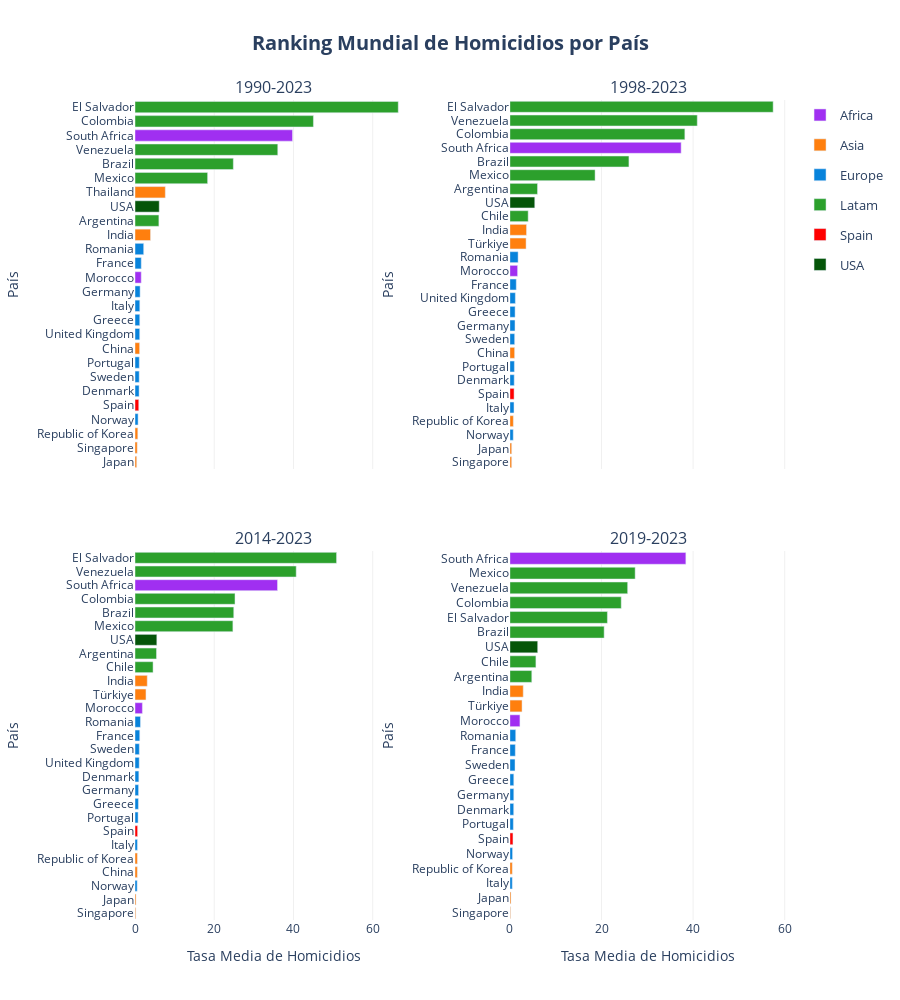

The notebook cell saved with this chart:
### Markdown cell above
## Rankings

### Code cell
barplot(
    df = df_ranking_combined['country'], 
    x='mean_homicides_rate', 
    y='Country', 
    height=1000,
    orientation='h', 
    color='Region_2',
    facet_col='Periodo',
    cols_wrap=2, 
    barmode='relative',
    color_discrete_map=COLOR_MAP['Region_2'], 
    hover_data=HOVER_DATA['ranking_country'], 
    labels=LABELS['ranking'],
    hovertemplate=HOVER_TEMPLATES['ranking_country'],
    title=f"Ranking Mundial de Homicidios por País",
    plot_save_path=os.path.join(PROJECT_PATH, 'plots', PLOT_FILENAME['ranking_country']), 
    show=True
    )

### Figure 1 — Plotly figure (JSON) as saved in the notebook; plotly's stock layout.template omitted (floating-point values rounded to 4 significant figures)
{"data": [{"cliponaxis": false, "customdata": [["Africa"], ["Africa"]], "hovertemplate": "<b style='font-size: 14px'>%{y}</b><br><br><b>Región:</b> %{customdata[0]}<br><b>Tasa Media de Homicidios:</b> %{x:.2f}<br><extra></extra>", "legendgroup": "Africa", "marker": {"color": "#a02ff1", "pattern": {"shape": ""}}, "name": "Africa", "orientation": "h", "showlegend": true, "textangle": 0, "textfont": {"size": 12}, "textposition": "outside", "type": "bar", "x": [1.57, 39.76], "xaxis": "x", "y": ["Morocco", "South Africa"], "yaxis": "y"}, {"cliponaxis": false, "customdata": [["Asia"], ["Asia"], ["Asia"], ["Asia"], ["Asia"], ["Asia"]], "hovertemplate": "<b style='font-size: 14px'>%{y}</b><br><br><b>Región:</b> %{customdata[0]}<br><b>Tasa Media de Homicidios:</b> %{x:.2f}<br><extra></extra>", "legendgroup": "Asia", "marker": {"color": "#ff7f0e", "pattern": {"shape": ""}}, "name": "Asia", "orientation": "h", "showlegend": true, "textangle": 0, "textfont": {"size": 12}, "textposition": "outside", "type": "bar", "x": [1.16, 3.92, 0.43, 0.71, 0.56, 7.65], "xaxis": "x", "y": ["China", "India", "Japan", "Republic of Korea", "Singapore", "Thailand"], "yaxis": "y"}, {"cliponaxis": false, "customdata": [["Europe"], ["Europe"], ["Europe"], ["Europe"], ["Europe"], ["Europe"], ["Europe"], ["Europe"], ["Europe"], ["Europe"]], "hovertemplate": "<b style='font-size: 14px'>%{y}</b><br><br><b>Región:</b> %{customdata[0]}<br><b>Tasa Media de Homicidios:</b> %{x:.2f}<br><extra></extra>", "legendgroup": "Europe", "marker": {"color": "#0883db", "pattern": {"shape": ""}}, "name": "Europe", "orientation": "h", "showlegend": true, "textangle": 0, "textfont": {"size": 12}, "textposition": "outside", "type": "bar", "x": [1.03, 1.58, 1.29, 1.2, 1.21, 0.78, 1.08, 2.19, 1.06, 1.19], "xaxis": "x", "y": ["Denmark", "France", "Germany", "Greece", "Italy", "Norway", "Portugal", "Romania", "Sweden", "United Kingdom"], "yaxis": "y"}, {"cliponaxis": false, "customdata": [["Latam"], ["Latam"], ["Latam"], ["Latam"], ["Latam"], ["Latam"]], "hovertemplate": "<b style='font-size: 14px'>%{y}</b><br><br><b>Región:</b> %{customdata[0]}<br><b>Tasa Media de Homicidios:</b> %{x:.2f}<br><extra></extra>", "legendgroup": "Latam", "marker": {"color": "#2ca02c", "pattern": {"shape": ""}}, "name": "Latam", "orientation": "h", "showlegend": true, "textangle": 0, "textfont": {"size": 12}, "textposition": "outside", "type": "bar", "x": [6.03, 24.82, 45.04, 66.45, 18.33, 36.04], "xaxis": "x", "y": ["Argentina", "Brazil", "Colombia", "El Salvador", "Mexico", "Venezuela"], "yaxis": "y"}, {"cliponaxis": false, "customdata": [["Spain"]], "hovertemplate": "<b style='font-size: 14px'>%{y}</b><br><br><b>Región:</b> %{customdata[0]}<br><b>Tasa Media de Homicidios:</b> %{x:.2f}<br><extra></extra>", "legendgroup": "Spain", "marker": {"color": "#FF0000", "pattern": {"shape": ""}}, "name": "Spain", "orientation": "h", "showlegend": true, "textangle": 0, "textfont": {"size": 12}, "textposition": "outside", "type": "bar", "x": [0.95], "xaxis": "x", "y": ["Spain"], "yaxis": "y"}, {"cliponaxis": false, "customdata": [["USA"]], "hovertemplate": "<b style='font-size: 14px'>%{y}</b><br><br><b>Región:</b> %{customdata[0]}<br><b>Tasa Media de Homicidios:</b> %{x:.2f}<br><extra></extra>", "legendgroup": "USA", "marker": {"color": "#055509", "pattern": {"shape": ""}}, "name": "USA", "orientation": "h", "showlegend": true, "textangle": 0, "textfont": {"size": 12}, "textposition": "outside", "type": "bar", "x": [6.12], "xaxis": "x", "y": ["USA"], "yaxis": "y"}, {"cliponaxis": false, "customdata": [["Africa"], ["Africa"]], "hovertemplate": "<b style='font-size: 14px'>%{y}</b><br><br><b>Región:</b> %{customdata[0]}<br><b>Tasa Media de Homicidios:</b> %{x:.2f}<br><extra></extra>", "legendgroup": "Africa", "marker": {"color": "#a02ff1", "pattern": {"shape": ""}}, "name": "Africa", "orientation": "h", "showlegend": false, "textangle": 0, "textfont": {"size": 12}, "textposition": "outside", "type": "bar", "x": [1.68, 37.39], "xaxis": "x2", "y": ["Morocco", "South Africa"], "yaxis": "y2"}, {"cliponaxis": false, "customdata": [["Asia"], ["Asia"], ["Asia"], ["Asia"], ["Asia"], ["Asia"]], "hovertemplate": "<b style='font-size: 14px'>%{y}</b><br><br><b>Región:</b> %{customdata[0]}<br><b>Tasa Media de Homicidios:</b> %{x:.2f}<br><extra></extra>", "legendgroup": "Asia", "marker": {"color": "#ff7f0e", "pattern": {"shape": ""}}, "name": "Asia", "orientation": "h", "showlegend": false, "textangle": 0, "textfont": {"size": 12}, "textposition": "outside", "type": "bar", "x": [1.03, 3.63, 0.39, 0.75, 0.39, 3.53], "xaxis": "x2", "y": ["China", "India", "Japan", "Republic of Korea", "Singapore", "Türkiye"], "yaxis": "y2"}, {"cliponaxis": false, "customdata": [["Europe"], ["Europe"], ["Europe"], ["Europe"], ["Europe"], ["Europe"], ["Europe"], ["Europe"], ["Europe"], ["Europe"]], "hovertemplate": "<b style='font-size: 14px'>%{y}</b><br><br><b>Región:</b> %{customdata[0]}<br><b>Tasa Media de Homicidios:</b> %{x:.2f}<br><extra></extra>", "legendgroup": "Europe", "marker": {"color": "#0883db", "pattern": {"shape": ""}}, "name": "Europe", "orientation": "h", "showlegend": false, "textangle": 0, "textfont": {"size": 12}, "textposition": "outside", "type": "bar", "x": [0.94, 1.39, 1.11, 1.13, 0.89, 0.73, 0.98, 1.79, 1.04, 1.19], "xaxis": "x2", "y": ["Denmark", "France", "Germany", "Greece", "Italy", "Norway", "Portugal", "Romania", "Sweden", "United Kingdom"], "yaxis": "y2"}, {"cliponaxis": false, "customdata": [["Latam"], ["Latam"], ["Latam"], ["Latam"], ["Latam"], ["Latam"], ["Latam"]], "hovertemplate": "<b style='font-size: 14px'>%{y}</b><br><br><b>Región:</b> %{customdata[0]}<br><b>Tasa Media de Homicidios:</b> %{x:.2f}<br><extra></extra>", "legendgroup": "Latam", "marker": {"color": "#2ca02c", "pattern": {"shape": ""}}, "name": "Latam", "orientation": "h", "showlegend": false, "textangle": 0, "textfont": {"size": 12}, "textposition": "outside", "type": "bar", "x": [6.03, 25.99, 3.99, 38.2, 57.48, 18.6, 40.91], "xaxis": "x2", "y": ["Argentina", "Brazil", "Chile", "Colombia", "El Salvador", "Mexico", "Venezuela"], "yaxis": "y2"}, {"cliponaxis": false, "customdata": [["Spain"]], "hovertemplate": "<b style='font-size: 14px'>%{y}</b><br><br><b>Región:</b> %{customdata[0]}<br><b>Tasa Media de Homicidios:</b> %{x:.2f}<br><extra></extra>", "legendgroup": "Spain", "marker": {"color": "#FF0000", "pattern": {"shape": ""}}, "name": "Spain", "orientation": "h", "showlegend": false, "textangle": 0, "textfont": {"size": 12}, "textposition": "outside", "type": "bar", "x": [0.91], "xaxis": "x2", "y": ["Spain"], "yaxis": "y2"}, {"cliponaxis": false, "customdata": [["USA"]], "hovertemplate": "<b style='font-size: 14px'>%{y}</b><br><br><b>Región:</b> %{customdata[0]}<br><b>Tasa Media de Homicidios:</b> %{x:.2f}<br><extra></extra>", "legendgroup": "USA", "marker": {"color": "#055509", "pattern": {"shape": ""}}, "name": "USA", "orientation": "h", "showlegend": false, "textangle": 0, "textfont": {"size": 12}, "textposition": "outside", "type": "bar", "x": [5.43], "xaxis": "x2", "y": ["USA"], "yaxis": "y2"}, {"cliponaxis": false, "customdata": [["Africa"], ["Africa"]], "hovertemplate": "<b style='font-size: 14px'>%{y}</b><br><br><b>Región:</b> %{customdata[0]}<br><b>Tasa Media de Homicidios:</b> %{x:.2f}<br><extra></extra>", "legendgroup": "Africa", "marker": {"color": "#a02ff1", "pattern": {"shape": ""}}, "name": "Africa", "orientation": "h", "showlegend": false, "textangle": 0, "textfont": {"size": 12}, "textposition": "outside", "type": "bar", "x": [1.86, 35.97], "xaxis": "x3", "y": ["Morocco", "South Africa"], "yaxis": "y3"}, {"cliponaxis": false, "customdata": [["Asia"], ["Asia"], ["Asia"], ["Asia"], ["Asia"], ["Asia"]], "hovertemplate": "<b style='font-size: 14px'>%{y}</b><br><br><b>Región:</b> %{customdata[0]}<br><b>Tasa Media de Homicidios:</b> %{x:.2f}<br><extra></extra>", "legendgroup": "Asia", "marker": {"color": "#ff7f0e", "pattern": {"shape": ""}}, "name": "Asia", "orientation": "h", "showlegend": false, "textangle": 0, "textfont": {"size": 12}, "textposition": "outside", "type": "bar", "x": [0.59, 3.09, 0.26, 0.6, 0.19, 2.77], "xaxis": "x3", "y": ["China", "India", "Japan", "Republic of Korea", "Singapore", "Türkiye"], "yaxis": "y3"}, {"cliponaxis": false, "customdata": [["Europe"], ["Europe"], ["Europe"], ["Europe"], ["Europe"], ["Europe"], ["Europe"], ["Europe"], ["Europe"], ["Europe"]], "hovertemplate": "<b style='font-size: 14px'>%{y}</b><br><br><b>Región:</b> %{customdata[0]}<br><b>Tasa Media de Homicidios:</b> %{x:.2f}<br><extra></extra>", "legendgroup": "Europe", "marker": {"color": "#0883db", "pattern": {"shape": ""}}, "name": "Europe", "orientation": "h", "showlegend": false, "textangle": 0, "textfont": {"size": 12}, "textposition": "outside", "type": "bar", "x": [0.97, 1.2, 0.9, 0.86, 0.61, 0.55, 0.78, 1.38, 1.09, 1.06], "xaxis": "x3", "y": ["Denmark", "France", "Germany", "Greece", "Italy", "Norway", "Portugal", "Romania", "Sweden", "United Kingdom"], "yaxis": "y3"}, {"cliponaxis": false, "customdata": [["Latam"], ["Latam"], ["Latam"], ["Latam"], ["Latam"], ["Latam"], ["Latam"]], "hovertemplate": "<b style='font-size: 14px'>%{y}</b><br><br><b>Región:</b> %{customdata[0]}<br><b>Tasa Media de Homicidios:</b> %{x:.2f}<br><extra></extra>", "legendgroup": "Latam", "marker": {"color": "#2ca02c", "pattern": {"shape": ""}}, "name": "Latam", "orientation": "h", "showlegend": false, "textangle": 0, "textfont": {"size": 12}, "textposition": "outside", "type": "bar", "x": [5.43, 24.93, 4.56, 25.24, 50.88, 24.71, 40.69], "xaxis": "x3", "y": ["Argentina", "Brazil", "Chile", "Colombia", "El Salvador", "Mexico", "Venezuela"], "yaxis": "y3"}, {"cliponaxis": false, "customdata": [["Spain"]], "hovertemplate": "<b style='font-size: 14px'>%{y}</b><br><br><b>Región:</b> %{customdata[0]}<br><b>Tasa Media de Homicidios:</b> %{x:.2f}<br><extra></extra>", "legendgroup": "Spain", "marker": {"color": "#FF0000", "pattern": {"shape": ""}}, "name": "Spain", "orientation": "h", "showlegend": false, "textangle": 0, "textfont": {"size": 12}, "textposition": "outside", "type": "bar", "x": [0.66], "xaxis": "x3", "y": ["Spain"], "yaxis": "y3"}, {"cliponaxis": false, "customdata": [["USA"]], "hovertemplate": "<b style='font-size: 14px'>%{y}</b><br><br><b>Región:</b> %{customdata[0]}<br><b>Tasa Media de Homicidios:</b> %{x:.2f}<br><extra></extra>", "legendgroup": "USA", "marker": {"color": "#055509", "pattern": {"shape": ""}}, "name": "USA", "orientation": "h", "showlegend": false, "textangle": 0, "textfont": {"size": 12}, "textposition": "outside", "type": "bar", "x": [5.51], "xaxis": "x3", "y": ["USA"], "yaxis": "y3"}, {"cliponaxis": false, "customdata": [["Africa"], ["Africa"]], "hovertemplate": "<b style='font-size: 14px'>%{y}</b><br><br><b>Región:</b> %{customdata[0]}<br><b>Tasa Media de Homicidios:</b> %{x:.2f}<br><extra></extra>", "legendgroup": "Africa", "marker": {"color": "#a02ff1", "pattern": {"shape": ""}}, "name": "Africa", "orientation": "h", "showlegend": false, "textangle": 0, "textfont": {"size": 12}, "textposition": "outside", "type": "bar", "x": [2.19, 38.42], "xaxis": "x4", "y": ["Morocco", "South Africa"], "yaxis": "y4"}, {"cliponaxis": false, "customdata": [["Asia"], ["Asia"], ["Asia"], ["Asia"], ["Asia"]], "hovertemplate": "<b style='font-size: 14px'>%{y}</b><br><br><b>Región:</b> %{customdata[0]}<br><b>Tasa Media de Homicidios:</b> %{x:.2f}<br><extra></extra>", "legendgroup": "Asia", "marker": {"color": "#ff7f0e", "pattern": {"shape": ""}}, "name": "Asia", "orientation": "h", "showlegend": false, "textangle": 0, "textfont": {"size": 12}, "textposition": "outside", "type": "bar", "x": [2.91, 0.24, 0.52, 0.14, 2.65], "xaxis": "x4", "y": ["India", "Japan", "Republic of Korea", "Singapore", "Türkiye"], "yaxis": "y4"}, {"cliponaxis": false, "customdata": [["Europe"], ["Europe"], ["Europe"], ["Europe"], ["Europe"], ["Europe"], ["Europe"], ["Europe"], ["Europe"]], "hovertemplate": "<b style='font-size: 14px'>%{y}</b><br><br><b>Región:</b> %{customdata[0]}<br><b>Tasa Media de Homicidios:</b> %{x:.2f}<br><extra></extra>", "legendgroup": "Europe", "marker": {"color": "#0883db", "pattern": {"shape": ""}}, "name": "Europe", "orientation": "h", "showlegend": false, "textangle": 0, "textfont": {"size": 12}, "textposition": "outside", "type": "bar", "x": [0.83, 1.18, 0.85, 0.85, 0.52, 0.58, 0.75, 1.27, 1.12], "xaxis": "x4", "y": ["Denmark", "France", "Germany", "Greece", "Italy", "Norway", "Portugal", "Romania", "Sweden"], "yaxis": "y4"}, {"cliponaxis": false, "customdata": [["Latam"], ["Latam"], ["Latam"], ["Latam"], ["Latam"], ["Latam"], ["Latam"]], "hovertemplate": "<b style='font-size: 14px'>%{y}</b><br><br><b>Región:</b> %{customdata[0]}<br><b>Tasa Media de Homicidios:</b> %{x:.2f}<br><extra></extra>", "legendgroup": "Latam", "marker": {"color": "#2ca02c", "pattern": {"shape": ""}}, "name": "Latam", "orientation": "h", "showlegend": false, "textangle": 0, "textfont": {"size": 12}, "textposition": "outside", "type": "bar", "x": [4.78, 20.58, 5.68, 24.31, 21.29, 27.35, 25.71], "xaxis": "x4", "y": ["Argentina", "Brazil", "Chile", "Colombia", "El Salvador", "Mexico", "Venezuela"], "yaxis": "y4"}, {"cliponaxis": false, "customdata": [["Spain"]], "hovertemplate": "<b style='font-size: 14px'>%{y}</b><br><br><b>Región:</b> %{customdata[0]}<br><b>Tasa Media de Homicidios:</b> %{x:.2f}<br><extra></extra>", "legendgroup": "Spain", "marker": {"color": "#FF0000", "pattern": {"shape": ""}}, "name": "Spain", "orientation": "h", "showlegend": false, "textangle": 0, "textfont": {"size": 12}, "textposition": "outside", "type": "bar", "x": [0.67], "xaxis": "x4", "y": ["Spain"], "yaxis": "y4"}, {"cliponaxis": false, "customdata": [["USA"]], "hovertemplate": "<b style='font-size: 14px'>%{y}</b><br><br><b>Región:</b> %{customdata[0]}<br><b>Tasa Media de Homicidios:</b> %{x:.2f}<br><extra></extra>", "legendgroup": "USA", "marker": {"color": "#055509", "pattern": {"shape": ""}}, "name": "USA", "orientation": "h", "showlegend": false, "textangle": 0, "textfont": {"size": 12}, "textposition": "outside", "type": "bar", "x": [6.07], "xaxis": "x4", "y": ["USA"], "yaxis": "y4"}], "layout": {"annotations": [{"font": {"size": 16}, "showarrow": false, "text": "1990-2023", "x": 0.2125, "xanchor": "center", "xref": "paper", "y": 1, "yanchor": "bottom", "yref": "paper"}, {"font": {"size": 16}, "showarrow": false, "text": "1998-2023", "x": 0.7875, "xanchor": "center", "xref": "paper", "y": 1, "yanchor": "bottom", "yref": "paper"}, {"font": {"size": 16}, "showarrow": false, "text": "2014-2023", "x": 0.2125, "xanchor": "center", "xref": "paper", "y": 0.45, "yanchor": "bottom", "yref": "paper"}, {"font": {"size": 16}, "showarrow": false, "text": "2019-2023", "x": 0.7875, "xanchor": "center", "xref": "paper", "y": 0.45, "yanchor": "bottom", "yref": "paper"}], "barmode": "relative", "height": 1000, "legend": {"font": {"size": 13}, "title": {"font": {"size": 15}}}, "plot_bgcolor": "white", "title": {"font": {"size": 20}, "text": "<b>Ranking Mundial de Homicidios por País</b>", "x": 0.5, "xanchor": "center"}, "xaxis": {"anchor": "y", "domain": [0, 0.425], "gridcolor": "#f0f0f0", "matches": "x3", "showgrid": true, "showticklabels": false, "tickfont": {"size": 12}, "title": {"font": {"size": 14}}}, "xaxis2": {"anchor": "y2", "domain": [0.575, 1], "gridcolor": "#f0f0f0", "matches": "x4", "showgrid": true, "showticklabels": false, "tickfont": {"size": 12}, "title": {"font": {"size": 14}}}, "xaxis3": {"anchor": "y3", "domain": [0, 0.425], "gridcolor": "#f0f0f0", "showgrid": true, "tickfont": {"size": 12}, "title": {"font": {"size": 14}, "text": "Tasa Media de Homicidios"}}, "xaxis4": {"anchor": "y4", "domain": [0.575, 1], "gridcolor": "#f0f0f0", "showgrid": true, "tickfont": {"size": 12}, "title": {"font": {"size": 14}, "text": "Tasa Media de Homicidios"}}, "yaxis": {"anchor": "x", "automargin": true, "categoryarray": ["Japan", "Singapore", "Republic of Korea", "Norway", "Spain", "Denmark", "Sweden", "Portugal", "China", "United Kingdom", "Greece", "Italy", "Germany", "Morocco", "France", "Romania", "India", "Argentina", "USA", "Thailand", "Mexico", "Brazil", "Venezuela", "South Africa", "Colombia", "El Salvador"], "categoryorder": "array", "domain": [0.55, 1], "showgrid": false, "tickfont": {"size": 12}, "tickmode": "array", "ticktext": ["Japan", "Singapore", "Republic of Korea", "Norway", "Spain", "Denmark", "Sweden", "Portugal", "China", "United Kingdom", "Greece", "Italy", "Germany", "Morocco", "France", "Romania", "India", "Argentina", "USA", "Thailand", "Mexico", "Brazil", "Venezuela", "South Africa", "Colombia", "El Salvador"], "tickvals": ["Japan", "Singapore", "Republic of Korea", "Norway", "Spain", "Denmark", "Sweden", "Portugal", "China", "United Kingdom", "Greece", "Italy", "Germany", "Morocco", "France", "Romania", "India", "Argentina", "USA", "Thailand", "Mexico", "Brazil", "Venezuela", "South Africa", "Colombia", "El Salvador"], "title": {"font": {"size": 14}, "text": "País"}, "type": "category"}, "yaxis2": {"anchor": "x2", "automargin": true, "categoryarray": ["Singapore", "Japan", "Norway", "Republic of Korea", "Italy", "Spain", "Denmark", "Portugal", "China", "Sweden", "Germany", "Greece", "United Kingdom", "France", "Morocco", "Romania", "Türkiye", "India", "Chile", "USA", "Argentina", "Mexico", "Brazil", "South Africa", "Colombia", "Venezuela", "El Salvador"], "categoryorder": "array", "domain": [0.55, 1], "showgrid": false, "tickfont": {"size": 12}, "tickmode": "array", "ticktext": ["Singapore", "Japan", "Norway", "Republic of Korea", "Italy", "Spain", "Denmark", "Portugal", "China", "Sweden", "Germany", "Greece", "United Kingdom", "France", "Morocco", "Romania", "Türkiye", "India", "Chile", "USA", "Argentina", "Mexico", "Brazil", "South Africa", "Colombia", "Venezuela", "El Salvador"], "tickvals": ["Singapore", "Japan", "Norway", "Republic of Korea", "Italy", "Spain", "Denmark", "Portugal", "China", "Sweden", "Germany", "Greece", "United Kingdom", "France", "Morocco", "Romania", "Türkiye", "India", "Chile", "USA", "Argentina", "Mexico", "Brazil", "South Africa", "Colombia", "Venezuela", "El Salvador"], "title": {"font": {"size": 14}, "text": "País"}, "type": "category"}, "yaxis3": {"anchor": "x3", "automargin": true, "categoryarray": ["Singapore", "Japan", "Norway", "China", "Republic of Korea", "Italy", "Spain", "Portugal", "Greece", "Germany", "Denmark", "United Kingdom", "Sweden", "France", "Romania", "Morocco", "Türkiye", "India", "Chile", "Argentina", "USA", "Mexico", "Brazil", "Colombia", "South Africa", "Venezuela", "El Salvador"], "categoryorder": "array", "domain": [0, 0.45], "showgrid": false, "tickfont": {"size": 12}, "tickmode": "array", "ticktext": ["Singapore", "Japan", "Norway", "China", "Republic of Korea", "Italy", "Spain", "Portugal", "Greece", "Germany", "Denmark", "United Kingdom", "Sweden", "France", "Romania", "Morocco", "Türkiye", "India", "Chile", "Argentina", "USA", "Mexico", "Brazil", "Colombia", "South Africa", "Venezuela", "El Salvador"], "tickvals": ["Singapore", "Japan", "Norway", "China", "Republic of Korea", "Italy", "Spain", "Portugal", "Greece", "Germany", "Denmark", "United Kingdom", "Sweden", "France", "Romania", "Morocco", "Türkiye", "India", "Chile", "Argentina", "USA", "Mexico", "Brazil", "Colombia", "South Africa", "Venezuela", "El Salvador"], "title": {"font": {"size": 14}, "text": "País"}, "type": "category"}, "yaxis4": {"anchor": "x4", "automargin": true, "categoryarray": ["Singapore", "Japan", "Italy", "Republic of Korea", "Norway", "Spain", "Portugal", "Denmark", "Germany", "Greece", "Sweden", "France", "Romania", "Morocco", "Türkiye", "India", "Argentina", "Chile", "USA", "Brazil", "El Salvador", "Colombia", "Venezuela", "Mexico", "South Africa"], "categoryorder": "array", "domain": [0, 0.45], "showgrid": false, "tickfont": {"size": 12}, "tickmode": "array", "ticktext": ["Singapore", "Japan", "Italy", "Republic of Korea", "Norway", "Spain", "Portugal", "Denmark", "Germany", "Greece", "Sweden", "France", "Romania", "Morocco", "Türkiye", "India", "Argentina", "Chile", "USA", "Brazil", "El Salvador", "Colombia", "Venezuela", "Mexico", "South Africa"], "tickvals": ["Singapore", "Japan", "Italy", "Republic of Korea", "Norway", "Spain", "Portugal", "Denmark", "Germany", "Greece", "Sweden", "France", "Romania", "Morocco", "Türkiye", "India", "Argentina", "Chile", "USA", "Brazil", "El Salvador", "Colombia", "Venezuela", "Mexico", "South Africa"], "title": {"font": {"size": 14}, "text": "País"}, "type": "category"}}}
